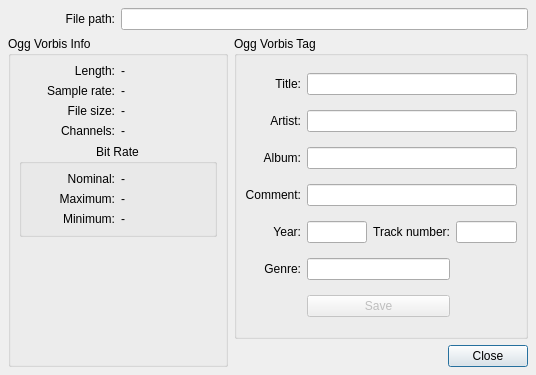
<ui version="4.0" >
 <class>DetailsDialog</class>
 <widget class="QDialog" name="DetailsDialog" >
  <property name="geometry" >
   <rect>
    <x>0</x>
    <y>0</y>
    <width>536</width>
    <height>375</height>
   </rect>
  </property>
  <property name="windowTitle" >
   <string>Details</string>
  </property>
  <layout class="QGridLayout" >
   <property name="margin" >
    <number>8</number>
   </property>
   <property name="spacing" >
    <number>6</number>
   </property>
   <item rowspan="2" row="1" column="0" colspan="2" >
    <widget class="QGroupBox" name="groupBox" >
     <property name="minimumSize" >
      <size>
       <width>220</width>
       <height>16</height>
      </size>
     </property>
     <property name="title" >
      <string>Ogg Vorbis Info</string>
     </property>
     <layout class="QGridLayout" >
      <property name="margin" >
       <number>8</number>
      </property>
      <property name="spacing" >
       <number>6</number>
      </property>
      <item row="2" column="1" >
       <widget class="QLabel" name="fileSizeLabel" >
        <property name="text" >
         <string>-</string>
        </property>
       </widget>
      </item>
      <item row="3" column="1" >
       <widget class="QLabel" name="channelsLabel" >
        <property name="layoutDirection" >
         <enum>Qt::LeftToRight</enum>
        </property>
        <property name="text" >
         <string>-</string>
        </property>
       </widget>
      </item>
      <item row="0" column="0" >
       <widget class="QLabel" name="label" >
        <property name="text" >
         <string>Length:</string>
        </property>
        <property name="alignment" >
         <set>Qt::AlignRight|Qt::AlignTrailing|Qt::AlignVCenter</set>
        </property>
       </widget>
      </item>
      <item row="0" column="1" >
       <widget class="QLabel" name="lengthLabel" >
        <property name="text" >
         <string>-</string>
        </property>
       </widget>
      </item>
      <item row="1" column="0" >
       <widget class="QLabel" name="label_3" >
        <property name="text" >
         <string>Sample rate:</string>
        </property>
        <property name="alignment" >
         <set>Qt::AlignRight|Qt::AlignTrailing|Qt::AlignVCenter</set>
        </property>
       </widget>
      </item>
      <item row="1" column="1" >
       <widget class="QLabel" name="sampleRateLabel" >
        <property name="text" >
         <string>-</string>
        </property>
       </widget>
      </item>
      <item row="3" column="0" >
       <widget class="QLabel" name="label_10" >
        <property name="layoutDirection" >
         <enum>Qt::LeftToRight</enum>
        </property>
        <property name="text" >
         <string>Channels:</string>
        </property>
        <property name="alignment" >
         <set>Qt::AlignRight|Qt::AlignTrailing|Qt::AlignVCenter</set>
        </property>
       </widget>
      </item>
      <item row="5" column="0" >
       <spacer>
        <property name="orientation" >
         <enum>Qt::Vertical</enum>
        </property>
        <property name="sizeHint" >
         <size>
          <width>20</width>
          <height>40</height>
         </size>
        </property>
       </spacer>
      </item>
      <item row="4" column="0" colspan="2" >
       <widget class="QGroupBox" name="groupBox_3" >
        <property name="title" >
         <string>Bit Rate</string>
        </property>
        <property name="alignment" >
         <set>Qt::AlignHCenter</set>
        </property>
        <layout class="QGridLayout" >
         <property name="margin" >
          <number>8</number>
         </property>
         <property name="spacing" >
          <number>6</number>
         </property>
         <item row="1" column="1" >
          <widget class="QLabel" name="maximumLabel" >
           <property name="text" >
            <string>-</string>
           </property>
          </widget>
         </item>
         <item row="2" column="1" >
          <widget class="QLabel" name="minimumLabel" >
           <property name="text" >
            <string>-</string>
           </property>
          </widget>
         </item>
         <item row="2" column="0" >
          <widget class="QLabel" name="label_9" >
           <property name="layoutDirection" >
            <enum>Qt::LeftToRight</enum>
           </property>
           <property name="text" >
            <string>Minimum:</string>
           </property>
           <property name="alignment" >
            <set>Qt::AlignRight|Qt::AlignTrailing|Qt::AlignVCenter</set>
           </property>
          </widget>
         </item>
         <item row="0" column="1" >
          <widget class="QLabel" name="nominalLabel" >
           <property name="text" >
            <string>-</string>
           </property>
          </widget>
         </item>
         <item row="1" column="0" >
          <widget class="QLabel" name="label_8" >
           <property name="text" >
            <string>Maximum:</string>
           </property>
           <property name="alignment" >
            <set>Qt::AlignRight|Qt::AlignTrailing|Qt::AlignVCenter</set>
           </property>
          </widget>
         </item>
         <item row="0" column="0" >
          <widget class="QLabel" name="label_7" >
           <property name="text" >
            <string>Nominal:</string>
           </property>
           <property name="alignment" >
            <set>Qt::AlignRight|Qt::AlignTrailing|Qt::AlignVCenter</set>
           </property>
          </widget>
         </item>
        </layout>
       </widget>
      </item>
      <item row="2" column="0" >
       <widget class="QLabel" name="label_5" >
        <property name="text" >
         <string>File size:</string>
        </property>
        <property name="alignment" >
         <set>Qt::AlignRight|Qt::AlignTrailing|Qt::AlignVCenter</set>
        </property>
       </widget>
      </item>
     </layout>
    </widget>
   </item>
   <item row="0" column="1" colspan="3" >
    <widget class="QLineEdit" name="pathLineEdit" >
     <property name="readOnly" >
      <bool>true</bool>
     </property>
    </widget>
   </item>
   <item row="0" column="0" >
    <widget class="QLabel" name="label_28" >
     <property name="text" >
      <string>File path:</string>
     </property>
     <property name="alignment" >
      <set>Qt::AlignRight|Qt::AlignTrailing|Qt::AlignVCenter</set>
     </property>
    </widget>
   </item>
   <item row="2" column="3" >
    <widget class="QPushButton" name="pushButton_3" >
     <property name="text" >
      <string>Close</string>
     </property>
    </widget>
   </item>
   <item row="2" column="2" >
    <spacer>
     <property name="orientation" >
      <enum>Qt::Horizontal</enum>
     </property>
     <property name="sizeHint" >
      <size>
       <width>111</width>
       <height>20</height>
      </size>
     </property>
    </spacer>
   </item>
   <item row="1" column="2" colspan="2" >
    <widget class="QGroupBox" name="groupBox_2" >
     <property name="sizePolicy" >
      <sizepolicy>
       <hsizetype>5</hsizetype>
       <vsizetype>5</vsizetype>
       <horstretch>0</horstretch>
       <verstretch>0</verstretch>
      </sizepolicy>
     </property>
     <property name="title" >
      <string>Ogg Vorbis Tag</string>
     </property>
     <layout class="QGridLayout" >
      <property name="margin" >
       <number>8</number>
      </property>
      <property name="spacing" >
       <number>6</number>
      </property>
      <item row="6" column="1" colspan="2" >
       <widget class="QPushButton" name="saveButton" >
        <property name="enabled" >
         <bool>false</bool>
        </property>
        <property name="text" >
         <string>Save</string>
        </property>
       </widget>
      </item>
      <item row="4" column="3" >
       <widget class="QLineEdit" name="trackLineEdit" />
      </item>
      <item row="4" column="2" >
       <widget class="QLabel" name="label_26" >
        <property name="text" >
         <string>Track number:</string>
        </property>
        <property name="alignment" >
         <set>Qt::AlignRight|Qt::AlignTrailing|Qt::AlignVCenter</set>
        </property>
       </widget>
      </item>
      <item row="4" column="1" >
       <widget class="QLineEdit" name="yearLineEdit" />
      </item>
      <item row="4" column="0" >
       <widget class="QLabel" name="label_25" >
        <property name="text" >
         <string>Year:</string>
        </property>
        <property name="alignment" >
         <set>Qt::AlignRight|Qt::AlignTrailing|Qt::AlignVCenter</set>
        </property>
       </widget>
      </item>
      <item row="5" column="0" >
       <widget class="QLabel" name="label_27" >
        <property name="text" >
         <string>Genre:</string>
        </property>
        <property name="alignment" >
         <set>Qt::AlignRight|Qt::AlignTrailing|Qt::AlignVCenter</set>
        </property>
       </widget>
      </item>
      <item row="3" column="0" >
       <widget class="QLabel" name="label_24" >
        <property name="text" >
         <string>Comment:</string>
        </property>
        <property name="alignment" >
         <set>Qt::AlignRight|Qt::AlignTrailing|Qt::AlignVCenter</set>
        </property>
       </widget>
      </item>
      <item row="2" column="0" >
       <widget class="QLabel" name="label_23" >
        <property name="text" >
         <string>Album:</string>
        </property>
        <property name="alignment" >
         <set>Qt::AlignRight|Qt::AlignTrailing|Qt::AlignVCenter</set>
        </property>
       </widget>
      </item>
      <item row="1" column="0" >
       <widget class="QLabel" name="label_22" >
        <property name="text" >
         <string>Artist:</string>
        </property>
        <property name="alignment" >
         <set>Qt::AlignRight|Qt::AlignTrailing|Qt::AlignVCenter</set>
        </property>
       </widget>
      </item>
      <item row="0" column="0" >
       <widget class="QLabel" name="label_21" >
        <property name="text" >
         <string>Title:</string>
        </property>
        <property name="alignment" >
         <set>Qt::AlignRight|Qt::AlignTrailing|Qt::AlignVCenter</set>
        </property>
       </widget>
      </item>
      <item row="0" column="1" colspan="3" >
       <widget class="QLineEdit" name="titleLineEdit" />
      </item>
      <item row="1" column="1" colspan="3" >
       <widget class="QLineEdit" name="artistLineEdit" />
      </item>
      <item row="2" column="1" colspan="3" >
       <widget class="QLineEdit" name="albumLineEdit" />
      </item>
      <item row="3" column="1" colspan="3" >
       <widget class="QLineEdit" name="commentLineEdit" />
      </item>
      <item row="5" column="1" colspan="2" >
       <widget class="QLineEdit" name="genreLineEdit" />
      </item>
     </layout>
    </widget>
   </item>
  </layout>
 </widget>
 <resources/>
 <connections>
  <connection>
   <sender>pushButton_3</sender>
   <signal>clicked()</signal>
   <receiver>DetailsDialog</receiver>
   <slot>close()</slot>
   <hints>
    <hint type="sourcelabel" >
     <x>623</x>
     <y>353</y>
    </hint>
    <hint type="destinationlabel" >
     <x>539</x>
     <y>352</y>
    </hint>
   </hints>
  </connection>
 </connections>
</ui>
